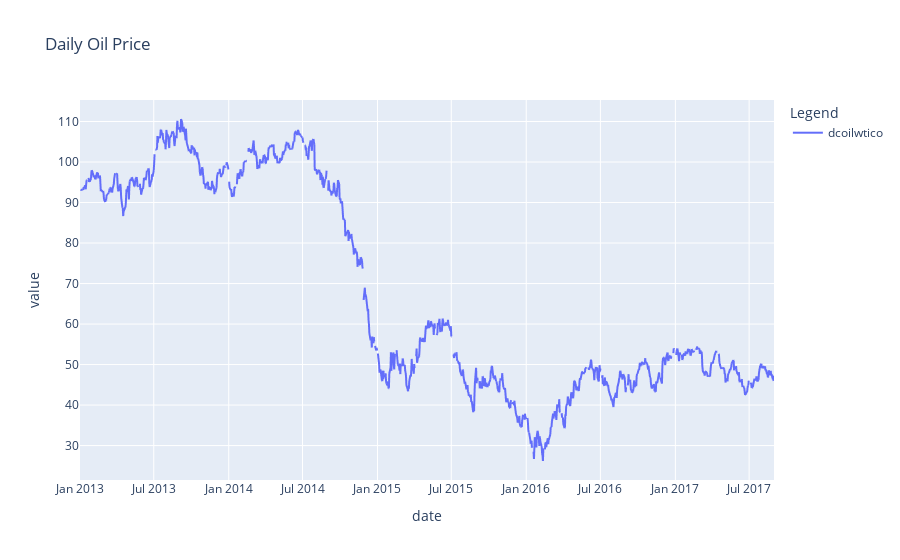

Notebook cell for this chart:
### Code cell
p = oil.melt(id_vars=['date']+list(oil.keys()[5:]), var_name='Legend')
px.line(p.sort_values(["Legend", "date"], ascending = [False, True]), x='date', y='value', color='Legend',title = "Daily Oil Price" )

### Figure 1 — Plotly figure (JSON) as saved in the notebook; plotly's stock layout.template omitted (floating-point values rounded to 4 significant figures; data arrays with more than 128 entries replaced by an {"elided": "..."} marker saying what was removed)
{"data": [{"hovertemplate": "Legend=dcoilwtico<br>date=%{x}<br>value=%{y}<extra></extra>", "legendgroup": "dcoilwtico", "line": {"color": "#636efa", "dash": "solid"}, "marker": {"symbol": "circle"}, "mode": "lines", "name": "dcoilwtico", "showlegend": true, "type": "scattergl", "x": {"elided": "1218 str values"}, "xaxis": "x", "y": {"elided": "1218 float values"}, "yaxis": "y"}], "layout": {"legend": {"title": {"text": "Legend"}, "tracegroupgap": 0}, "title": {"text": "Daily Oil Price"}, "xaxis": {"anchor": "y", "domain": [0, 1], "title": {"text": "date"}}, "yaxis": {"anchor": "x", "domain": [0, 1], "title": {"text": "value"}}}}
